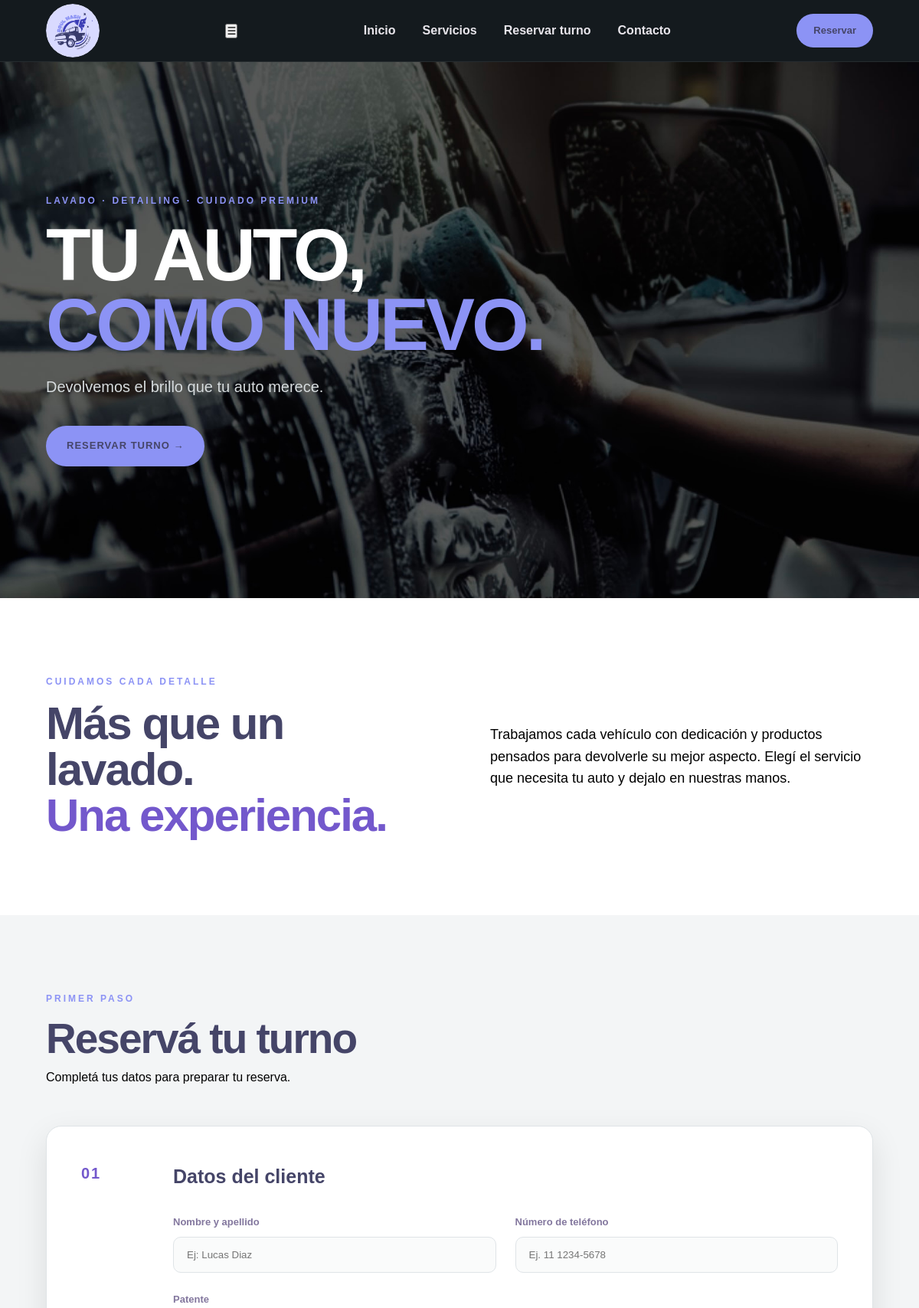
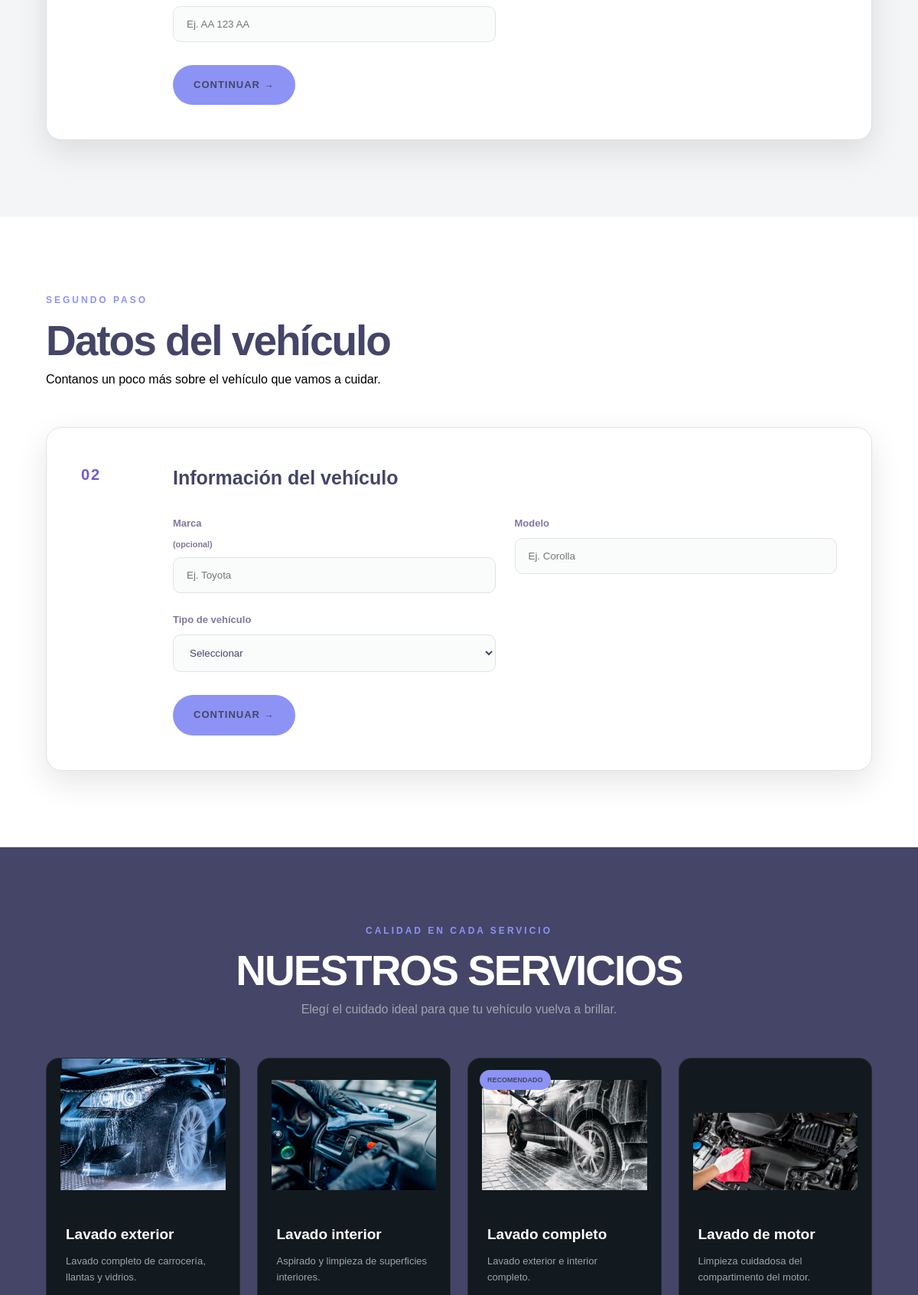
The page / (upper part) on the database its author committed (2 pictures, top to bottom).
### tables this page shows
CREATE TABLE servicios (
    id_servicio INT AUTO_INCREMENT PRIMARY KEY,
    nombre      VARCHAR(100)  NOT NULL,
    precio      DECIMAL(10,2) NOT NULL,
    descripcion TEXT DEFAULT NULL,
    duracion    VARCHAR(50)   DEFAULT NULL
);

### index.php (the view, shortened to what this page needs)
<?php
require_once __DIR__ . "/conexion.php";
$sql = "SELECT id_servicio, nombre, precio, descripcion, duracion
        FROM servicios
        ORDER BY id_servicio";
$resultado = $conn->query($sql);
$servicios = $resultado->fetch_all(MYSQLI_ASSOC);
$imagenes = [
    1 => "img/limpieza-exterior.jpg",
    2 => "img/interior.jpg",
    3 => "img/lavado completo.png",
    4 => "img/motor lavado.png",
    5 => "img/limpieza profunda.png",
    6 => "img/tapizados.png",
    7 => "img/pulido y encerado.png",
    8 => "img/detailing.jpg",
];
$incluye = [
    3 => [
        "Lavado exterior",
        "Limpieza de llantas",
        "Limpieza de vidrios",
        "Aspirado interior",
        "Limpieza de tablero",
        "Limpieza de alfombras"
    ]
];
function e($t) {
    return htmlspecialchars(
        (string)$t,
        ENT_QUOTES,
        "UTF-8"
    );
}
function ruta($r) {
    return e(str_replace(" ", "%20", $r));
}
?>
<!DOCTYPE html>
<html lang="es">
<head>
<link rel="stylesheet" href="style.css">
</head>
<body>
<header>
<nav id="nav">
<a href="#inicio" class="logo">
<img src="img/Logo.png" alt="Logo ALMA Detailing">
</a>
<button type="button" class="menu-boton" id="menu-boton" aria-label="Abrir menú" aria-expanded="false">☰</button>
<div class="menu" id="menu">
<a href="#inicio">Inicio</a>
<a href="#servicios">Servicios</a>
<a href="#reserva">Reservar turno</a>
<a href="#contacto">Contacto</a>
</div>
<a href="#reserva" class="boton-nav">Reservar</a>
</nav>
</header>
<main>
<section id="inicio" class="hero">
<img src="img/fotoprincipal.jpg" class="foto-fondo" alt="">
<div class="hero-contenido">
<p class="subtitulo">LAVADO · DETAILING · CUIDADO PREMIUM</p>
<h1>TU AUTO,<br><span>COMO NUEVO.</span></h1>
<p class="descripcion">Devolvemos el brillo que tu auto merece.</p>
<a href="#reserva" class="boton-principal">RESERVAR TURNO →</a>
</div>
</section>
<section class="introduccion">
<div class="contenedor">
<div>
<p class="subtitulo">CUIDAMOS CADA DETALLE</p>
<h2>Más que un lavado.<br><span>Una experiencia.</span></h2>
</div>
<p>
Trabajamos cada vehículo con dedicación y productos pensados para devolverle
su mejor aspecto. Elegí el servicio que necesita tu auto y dejalo en nuestras manos.
</p>
</div>
</section>
<form id="form-reserva" method="POST" action="guardar_turno.php">
<section id="reserva" class="seccion reserva">
<div class="contenedor">
<div class="titulo-seccion">
<p class="subtitulo">PRIMER PASO</p>
<h2>Reservá tu turno</h2>
<p>Completá tus datos para preparar tu reserva.</p>
</div>
<div class="paso">
<div class="numero-paso">01</div>
<div class="contenido-paso">
<h3>Datos del cliente</h3>
<div class="formulario-grid">
<label>
Nombre y apellido
<input type="text" name="nombre" placeholder="Ej: Lucas Diaz" maxlength="100" required>
</label>
<label>
Número de teléfono
<input type="tel" name="telefono" placeholder="Ej. 11 1234-5678" maxlength="30" required>
</label>
<label>
Patente
<input type="text" name="patente" placeholder="Ej. AA 123 AA" maxlength="20" required>
</label>
</div>
<a href="#vehiculo" class="boton-principal">CONTINUAR →</a>
</div>
</div>
</div>
</section>
<section id="vehiculo" class="seccion vehiculo">
<div class="contenedor">
<div class="titulo-seccion">
<p class="subtitulo">SEGUNDO PASO</p>
<h2>Datos del vehículo</h2>
<p>Contanos un poco más sobre el vehículo que vamos a cuidar.</p>
</div>
<div class="paso">
<div class="numero-paso">02</div>
<div class="contenido-paso">
<h3>Información del vehículo</h3>
<div class="formulario-grid">
<label>
Marca <small>(opcional)</small>
<input type="text" name="marca" placeholder="Ej. Toyota" maxlength="50">
</label>
<label>
Modelo
<input type="text" name="modelo" placeholder="Ej. Corolla" maxlength="50" required>
</label>
<label>
Tipo de vehículo
<select name="tipo" required>
<option value="">Seleccionar</option>
</select>
</label>
</div>
<a href="#servicios" class="boton-principal">CONTINUAR →</a>
</div>
</div>
</div>
</section>
<section id="servicios" class="seccion servicios">
<div class="contenedor">
<div class="titulo-seccion centrado">
<p class="subtitulo">CALIDAD EN CADA SERVICIO</p>
<h2>NUESTROS SERVICIOS</h2>
<p>Elegí el cuidado ideal para que tu vehículo vuelva a brillar.</p>
</div>
<div class="servicios-grid">
<?php foreach ($servicios as $s):
    $id  = (int)$s['id_servicio'];
    $img = $imagenes[$id] ?? "img/fotoprincipal.jpg";
    $inc = $incluye[$id] ?? [];
    $destacado = ($id === 3);
?>
<article class="tarjeta-servicio<?= $destacado ? ' destacado' : '' ?>"
    data-id="<?= $id ?>"
    data-nombre="<?= e($s['nombre']) ?>"
    data-precio="<?= (int)$s['precio'] ?>"
    data-duracion="<?= e($s['duracion']) ?>"
    data-desc="<?= e($s['descripcion']) ?>"
    data-img="<?= ruta($img) ?>"
    data-incluye="<?= e(json_encode($inc, JSON_UNESCAPED_UNICODE)) ?>">
<div class="imagen-servicio">
<img src="<?= ruta($img) ?>" alt="<?= e($s['nombre']) ?>" loading="lazy">
<?php if ($destacado): ?><b class="insignia">RECOMENDADO</b><?php endif; ?>
</div>
<div class="contenido-servicio">
<h3><?= e($s['nombre']) ?></h3>
<p><?= e($s['descripcion']) ?></p>
</div>
</article>
<?php endforeach; ?>
</div>
</div>
</section>
</form>
</main>
</body>
</html>

### rows shown on the page
servicios: shows a picture, nombre "Lavado exterior", descripcion "Lavado completo de carrocería, llantas y vidrios."
servicios: shows a picture, nombre "Lavado interior", descripcion "Aspirado y limpieza de superficies interiores."
servicios: shows a picture, shows "RECOMENDADO", nombre "Lavado completo", descripcion "Lavado exterior e interior completo."
servicios: shows a picture, nombre "Lavado de motor", descripcion "Limpieza cuidadosa del compartimento del motor."
